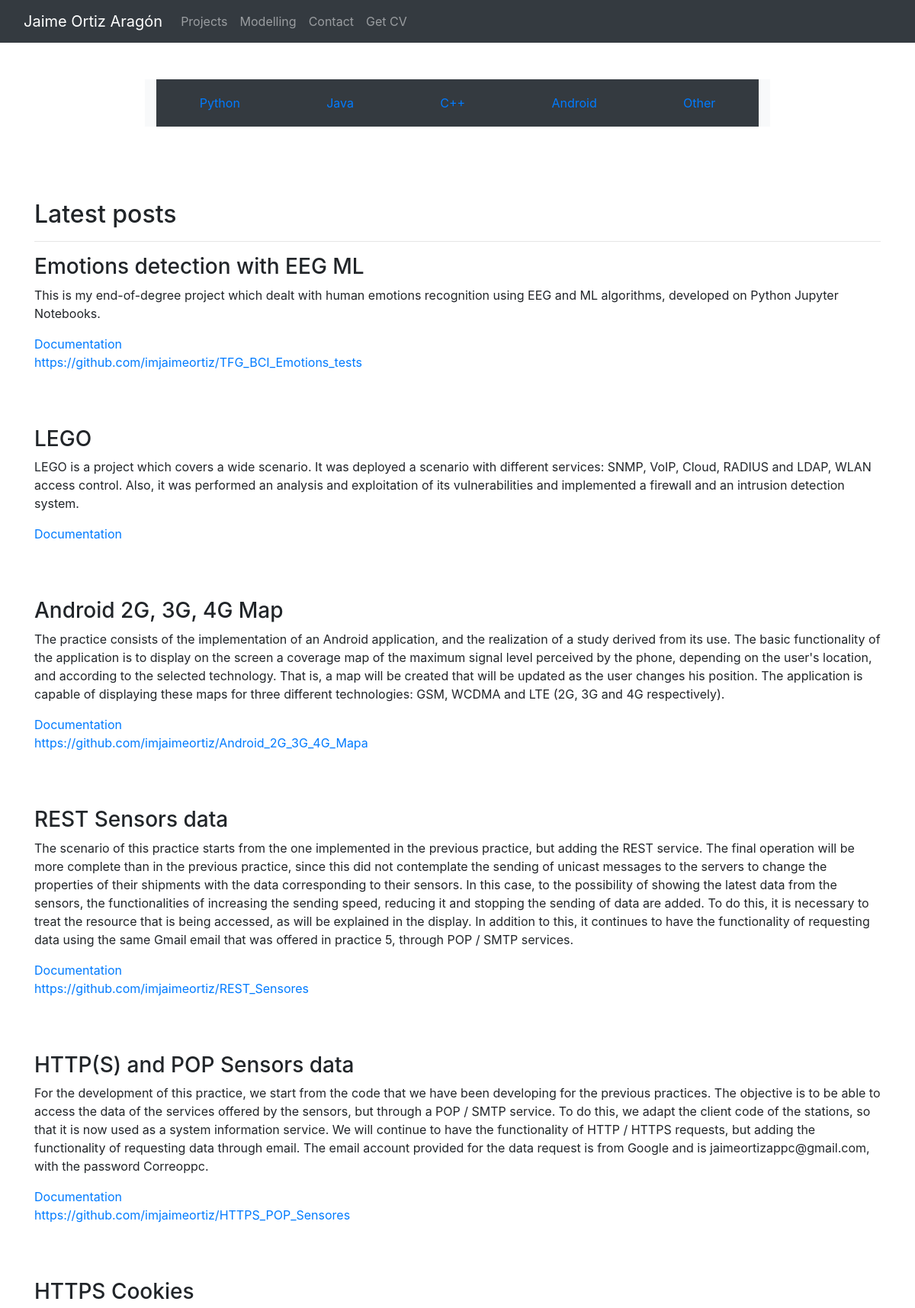
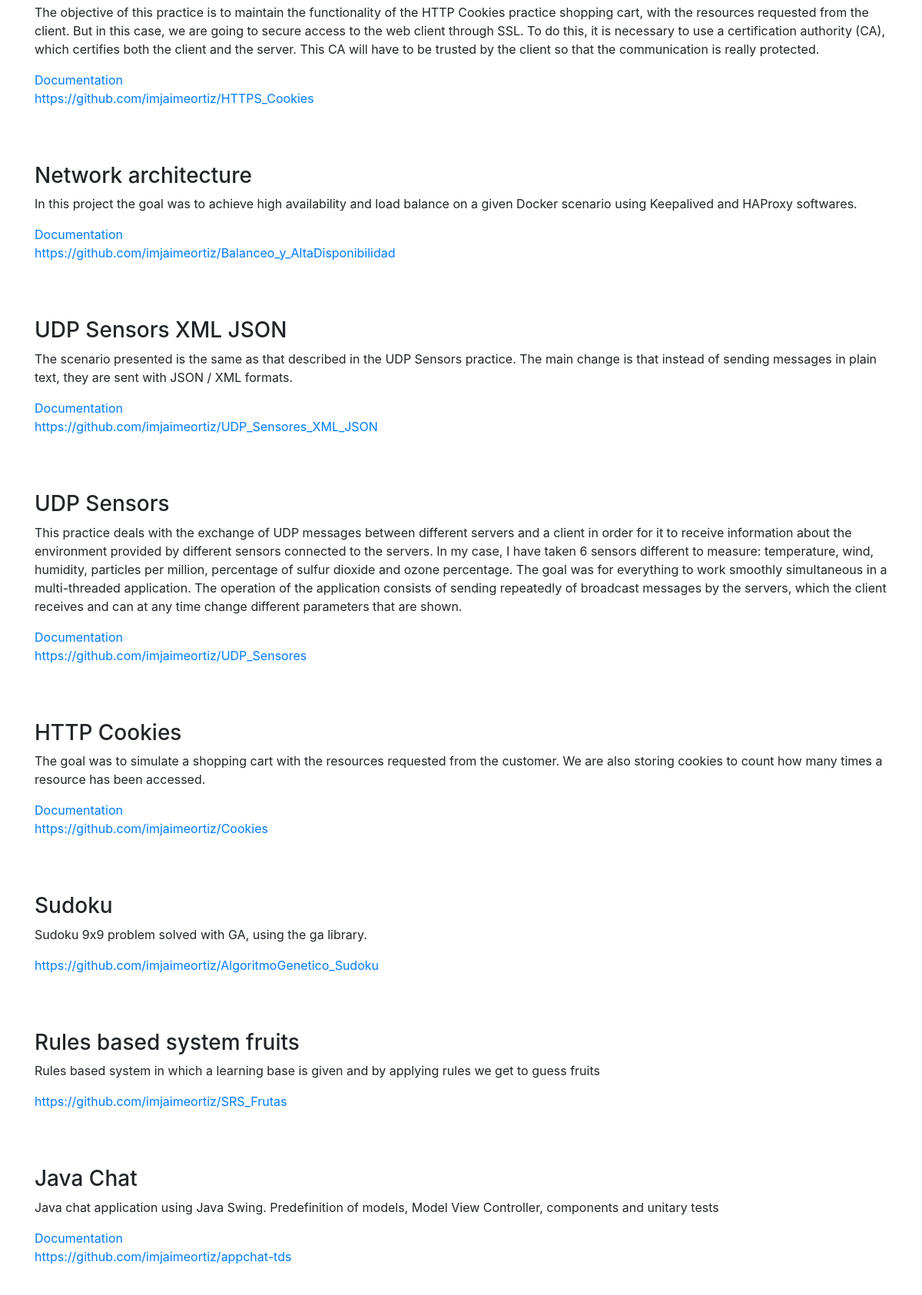
The app's page /project/ (upper part) with its own data (2 pictures, top to bottom).
### project/models.py (models this page shows)
class Project(models.Model):
    title = models.CharField(max_length=30)
    body = models.TextField()
    link = models.TextField(default="", blank=True)
    doc = models.TextField(default="", blank=True)
    language = models.TextField(null=True, blank=True)
    pub_date = models.DateField(null=True, blank=True)
    def __str__(self):
        return self.title
    def has_link(self):
        if self.link != "":
            return True
        else :
            return False
    def has_doc(self):
        if self.doc != "":
            return True
        else :
            return False

### project/views.py (the view)
# urls.py: path('', views.show_projects, name='projects'),
def show_projects(request):
    projects = Project.objects.all()
    last_projects = sort_latest(projects)
    print(last_projects)
    return render(request, 'project/projects.html', {'projects': last_projects})

### project/views.py (called while the page is built)
def sort_latest(projects):
    sorted = projects.order_by('-pub_date')
    return sorted

### project/templates/project/projects.html (shortened to what this page needs)
<!DOCTYPE html>
<html lang="en">
    <head>
        {% load static %}
        <link rel="stylesheet" href="https://maxcdn.bootstrapcdn.com/bootstrap/4.0.0/css/bootstrap.min.css">
                <link rel="stylesheet" href="https://cdnjs.cloudflare.com/ajax/libs/font-awesome/4.7.0/css/font-awesome.min.css">
      </head>
    <body>
      <header>
        <nav class="navbar navbar-expand-lg navbar-dark bg-dark">
            <div class="container-fluid">
              <a class="navbar-brand active" href="/">Jaime Ortiz Aragón</a>
              <div class="collapse navbar-collapse" id="navbarNavAltMarkup">
                <div class="navbar-nav">
                  <a class="nav-link" href="/project/">Projects</a>
                  <a class="nav-link" href="/model/">Modelling</a>
                    <a href="mailto:imjaimeortiz@gmail.com" class="nav-link">Contact</a>
                    <a href="{% static 'CV_JaimeOrtizAragon.pdf' %}" target="_blank" class="nav-link">Get CV</a>
                    </div>
              </div>
            </div>
          </nav>
    </header>
        <main>
          <div  class="row py-lg-5 mx">
            <div style="display: flex; margin: 0 auto; align-items: center;" class="col-lg-20 col-md-8 mx-auto bg-light text-white">
                <a style="text-align: center; padding: 0.5cm;" class="card-body bg-dark" href="/Python">Python</a>
                <a style="text-align: center; padding: 0.5cm;" class="card-body bg-dark" href="/Java">Java</a>
                <a style="text-align: center; padding: 0.5cm;" class="card-body bg-dark" href="/C++">C++</a>
                <a style="text-align: center; padding: 0.5cm;" class="card-body bg-dark" href="/Android">Android</a>
                <a style="text-align: center; padding: 0.5cm;" class="card-body bg-dark" href="/Other">Other</a>
            </div>
        </div>
          <div class="container">
            <br/>
            <br/>
            <h2>Latest posts</h2>
            <hr />
            {% for project in projects %}
            <h3>{{ project.title }}</h3>
            <p class="card-text">{{ project.body }}</p>
            {% if project.has_doc %}
            <div>
              <a class="card-text" href="../static/{{ project.doc }}" target="_blank">Documentation</a>
            </div>
            {% endif %}
            {% if project.has_link %}
            <div>
              <a class="card-text" href="{{ project.link }}" target="_blank">{{ project.link }}</a>
            </div>
            {% endif %}
            <br />
            <br />
            <br />
            {% endfor %}
        </div>
        <br />
        <br />
        <br />
        </main>
    </body>
</html>

### records on screen
Project: title "Emotions detection with EEG ML", body "This is my end-of-degree project which dealt with human emotions recognition using EEG and ML algorithms, developed on Python Jupyter Notebooks.", link "https://github.com/imjaimeortiz/TFG_BCI_Emotions_tests"
Project: title "LEGO", body "LEGO is a project which covers a wide scenario. It was deployed a scenario with different services: SNMP, VoIP, Cloud, RADIUS and LDAP, WLAN access control. Also, it was performed an analysis and exploitation of its vulnerabilities and implemented a firewall and an intrusion detection system."
Project: title "Android 2G, 3G, 4G Map", body "The practice consists of the implementation of an Android application, and the realization of a study derived from its use. The basic functionality of the application is to display on the screen a coverage map of the maximum signal level perceived by the phone, depending on the user's location, and according to the selected technology. That is, a map will be created that will be updated as the user changes his position. The application is capable of displaying these maps for three different technologies: GSM, WCDMA and LTE (2G, 3G and 4G respectively).", link "https://github.com/imjaimeortiz/Android_2G_3G_4G_Mapa"
Project: title "REST Sensors data", body "The scenario of this practice starts from the one implemented in the previous practice, but adding the REST service. The final operation will be more complete than in the previous practice, since this did not contemplate the sending of unicast messages to the servers to change the properties of their shipments with the data corresponding to their sensors. In this case, to the possibility of showing the latest data from the sensors, the functionalities of increasing the sending speed, reducing it and stopping the sending of data are added. To do this, it is necessary to treat the resource that is being accessed, as will be explained in the display. In addition to this, it continues to have…", link "https://github.com/imjaimeortiz/REST_Sensores"
Project: title "HTTP(S) and POP Sensors data", body "For the development of this practice, we start from the code that we have been developing for the previous practices. The objective is to be able to access the data of the services offered by the sensors, but through a POP / SMTP service. To do this, we adapt the client code of the stations, so that it is now used as a system information service. We will continue to have the functionality of HTTP / HTTPS requests, but adding the functionality of requesting data through email. The email account provided for the data request is from Google and is jaimeortizappc@gmail.com, with the password Correoppc.", link "https://github.com/imjaimeortiz/HTTPS_POP_Sensores"
Project: title "HTTPS Cookies", body "The objective of this practice is to maintain the functionality of the HTTP Cookies practice shopping cart, with the resources requested from the client. But in this case, we are going to secure access to the web client through SSL. To do this, it is necessary to use a certification authority (CA), which certifies both the client and the server. This CA will have to be trusted by the client so that the communication is really protected.", link "https://github.com/imjaimeortiz/HTTPS_Cookies"
Project: title "Network architecture", body "In this project the goal was to achieve high availability and load balance on a given Docker scenario using Keepalived and HAProxy softwares.", link "https://github.com/imjaimeortiz/Balanceo_y_AltaDisponibilidad"
Project: title "UDP Sensors XML JSON", body "The scenario presented is the same as that described in the UDP Sensors practice. The main change is that instead of sending messages in plain text, they are sent with JSON / XML formats.", link "https://github.com/imjaimeortiz/UDP_Sensores_XML_JSON"
Project: title "UDP Sensors", body "This practice deals with the exchange of UDP messages between different servers and a client in order for it to receive information about the environment provided by different sensors connected to the servers. In my case, I have taken 6 sensors different to measure: temperature, wind, humidity, particles per million, percentage of sulfur dioxide and ozone percentage. The goal was for everything to work smoothly simultaneous in a multi-threaded application. The operation of the application consists of sending repeatedly of broadcast messages by the servers, which the client receives and can at any time change different parameters that are shown.", link "https://github.com/imjaimeortiz/UDP_Sensores"
Project: title "HTTP Cookies", body "The goal was to simulate a shopping cart with the resources requested from the customer. We are also storing cookies to count how many times a resource has been accessed.", link "https://github.com/imjaimeortiz/Cookies"
Project: title "Sudoku", body "Sudoku 9x9 problem solved with GA, using the ga library.", link "https://github.com/imjaimeortiz/AlgoritmoGenetico_Sudoku"
Project: title "Rules based system fruits", body "Rules based system in which a learning base is given and by applying rules we get to guess fruits", link "https://github.com/imjaimeortiz/SRS_Frutas"
Project: title "Java Chat", body "Java chat application using Java Swing. Predefinition of models, Model View Controller, components and unitary tests", link "https://github.com/imjaimeortiz/appchat-tds"
